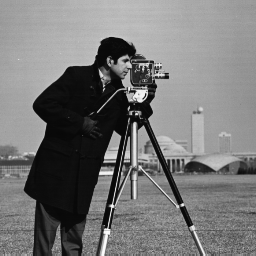
#> input picture 04_image_processing/01_speed_up/camera_man.png, 256 x 256 px, found by its file name
$ python main.py
#> lines starting #> are read from the running program, lines starting #| are printed output that depends on the picture; after the words box and inside, x2 and y2 are one past the last pixel; in counts of white or black regions, pixels touching at a corner belong together
### sc_edge_detect/MSC.py
import copy
import random


class Connection:
    """Input/connector for every gate"""

    def __init__(self, name):
        self.name = name
        self.value = None
        self.connection = []

    # [5 lines left out: function connect, not called in this run]


class Gate:
    def __init__(self, name, monitor=0):
        self.name = name
        self.tau = 0
        self.monitor = monitor


class Input(Gate):
    def __init__(self, name):
        Gate.__init__(self, name)
        self.value = None
        self.connection = []

    def set_input(self, input):
        self.value = input

    def is_evaluatable(self):
        return True

    def evaluate(self):
        pass

    # [4 lines left out: function update, not called in this run]

    def connect(self, connections):
        if not isinstance(connections, list):
            connections = [connections]
        for con in connections:
            self.connection.append(con)

    def reset(self):
        # self.value = None
        pass

class Output(Gate):
    def __init__(self, name, monitor=0):
        Gate.__init__(self, name)
        self.monitor = monitor
        self.in_1 = Connection('in')
#> in gen_seq, image is the input picture: PIL image 256x256 L; min 7, max 253, mean 118.7
        self.value = None
        self.connection = []

    def is_evaluatable(self):
        return True

    def evaluate(self):
        if self.monitor == 1:
            print(str(self.name) + ' ' + str(self.value))

    def update(self):
        pass

    def reset(self):
        self.value = None


class Gate2(Gate):
    def __init__(self, name):
        Gate.__init__(self, name)
        self.value = None
        self.connection = []

    # [4 lines left out: function update, not called in this run]

    def connect(self, connections):
        if not isinstance(connections, list):
            connections = [connections]
        for con in connections:
            self.connection.append(con)

    def reset(self):
        self.value = None


class XOR(Gate2):
    def __init__(self, name):
        Gate2.__init__(self, name)
        self.in_1 = Connection('in_1')
        self.in_2 = Connection('in_2')

    # [19 lines left out: functions is_evaluatable, evaluate, reset, not called in this run]


class Multiplexer2(Gate2):
    # [29 lines left out: functions __init__, is_evaluatable, evaluate, reset, not called in this run]


class Multiplexer4(Gate2):
    def __init__(self, name):
        Gate2.__init__(self, name)
        # input
        self.in_1 = Connection('in_1')
        self.in_2 = Connection('in_2')
        self.in_3 = Connection('in_3')
        self.in_4 = Connection('in_4')
        # control bits
        self.in_5 = Connection('in_5')
        self.in_6 = Connection('in_6')

    # [32 lines left out: functions is_evaluatable, evaluate, reset, not called in this run]


        # tag with evaluated or not

# ---------------------------------------------------------------------------------------------------
class Circuit(Gate):
    """Cirucit class, initilaize the circuit model"""

    def __init__(self, name):
        Gate.__init__(self, name)
        self.gate_list = []
        self.full_list = []
        self.y_0 = Input('y_0')
        self.y_1 = Input('y_1')
        self.y_2 = Input('y_2')
        self.y_3 = Input('y_3')

        self.y_0_out = Output('y_0_out', monitor=0)

    # [22 lines left out: function gen_rc, not called in this run]

    def gen_adaptive_rc(self):
        self.xor_0 = XOR('XOR_0')
        self.xor_1 = XOR('XOR_1')
        self.xor_2 = XOR('XOR_2')
        self.xor_3 = XOR('XOR_3')

        self.mult = Multiplexer4('M_1')

        self.y_0.connect([self.xor_0.in_1, self.xor_2.in_1, self.xor_3.in_1])
        self.y_1.connect([self.xor_0.in_2, self.xor_2.in_2])
        self.y_2.connect([self.xor_1.in_1, self.xor_3.in_2])
        self.y_3.connect([self.xor_1.in_2])

        self.xor_0.connect([self.mult.in_1])
        self.xor_1.connect([self.mult.in_2])
        self.xor_2.connect([self.mult.in_3])
        self.xor_3.connect([self.mult.in_4])

        self.mult.connect([self.y_0_out])

        self.gate_list.append(self.y_0)
        self.gate_list.extend([self.y_1, self.y_2, self.y_3, self.xor_0, self.xor_1, self.xor_2, self.xor_3, self.mult,
                               self.y_0_out])

    # [36 lines left out: function run_rc, not called in this run]

### sc_edge_detect/SNG.py
import random

def gen_bit_const(input_gradient, r_num):
    """generates (pseudo) stochastic bit
    @:param input_bit: bit to generate a bitstream
    @:param r_num: random bit for every
    @:return: stochastic bistream for input bit"""
    # print('{}, {}'.format(r_num, input_gradient))
    if input_gradient == 255:
        return 1
    elif input_gradient == 0:
        return 0
    elif r_num < input_gradient:
        return 1
    else:
        return 0

# [14 lines left out: function gen_bit, not called in this run]


class SngCompare:
    """simulates a stochastic number generator using a comperator
    """

    def __init__(self, name):
        self.name = name

### sc_edge_detect/main.py
import random

import numpy as np
from PIL import Image
import SNG
import MSC
import time
import concurrent.futures


class EdgeDetect:

    def __init__(self):
        self.msc = MSC.Circuit('msc')

    def processImage(self, image):
        num_ops = 0
        img = np.array(image)
        img_sto = np.zeros((len(img), len(img[0])))
#> img_sto: shape (256, 256) float64; every value is 0
        img_edg = np.zeros((len(img), len(img[0])))

        # for loop generate stochastic image
        r_num = random.randint(0, 255)
        for i in range(0, len(img)):
            for j in range(0, len(img[i])):
                r_bit = SNG.gen_bit_const(img[i][j], r_num)
                img_sto[i][j] = r_bit
            num_ops += 1
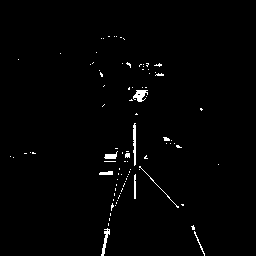
#> img_sto: shape (256, 256) float64; values 0 (black) and 1 (white), 1.3% white in thin lines or dots, all inside (x1, y1, x2, y2) = (10, 36, 219, 256)
#> after the loop, num_ops = 256
        # self.msc.gen_rc()
        self.msc.gen_adaptive_rc()
        # loop for roberts cross operator
        for i in range(0, len(img_sto) - 1):
            for j in range(0, len(img_sto[i]) - 1):
                # run MSC

                sc = self.msc.run_rc([img_sto[i][j], img_sto[i + 1][j + 1], img_sto[i + 1][j], img_sto[i][j + 1]], 1)
                img_edg[i][j] = sc
                num_ops += 1 + 16  # for msc interations
#> this loop made 1 pass
#> after the loop, num_ops = 256

        # output = binary rc mask
        # print('process img: {}'.format(num_ops))
        return img_edg

    def gen_seq(self, length):
        # import image
        img_name = 'cm_adv_'
        num_ops = 0
        image = Image.open('11_camera_man/camera_man.png').convert('L')

        # gen first image
        im1 = self.processImage(image)
        print(im1)
        result = Image.fromarray(im1 * 255)
        r = result.convert("L")
        r.save(img_name + str(0) + ".png")
        seq = [im1]

        out_image = np.zeros((len(im1), len(im1[0])))
        start_time = 0
        # generate n images

        for im_num in range(0, length):
            start_time = time.time()
            bin_image = self.processImage(image)
            seq.append(bin_image)

            # convert stochastic matrices to greyscale image
            for i in range(0, len(im1)):
                for j in range(0, len(im1[i])):
                    one_ctr = 0
                    for k in range(0, len(seq)):
                        num_ops += 1
                        if seq[k][i][j] == 1:
                            one_ctr += 1
                    out_image[i][j] = (one_ctr / len(seq)) * 255

            self.save_img(out_image, img_name, im_num)
            print("done im: " + str(im_num))
            print("--- %s seconds ---" % (time.time() - start_time))
            # print('generate seq: {}'.format(num_ops))

    def save_img(self, img_mat, img_name, img_num):
        result = Image.fromarray(img_mat)
        r = result.convert("L")
        r.save(str(img_name) + str(img_num + 1) + ".png")


def main():
    ed = EdgeDetect()
    ed.gen_seq(50)


if __name__ == '__main__':
#> (the run stopped early here; a loop or call above may not have finished)
